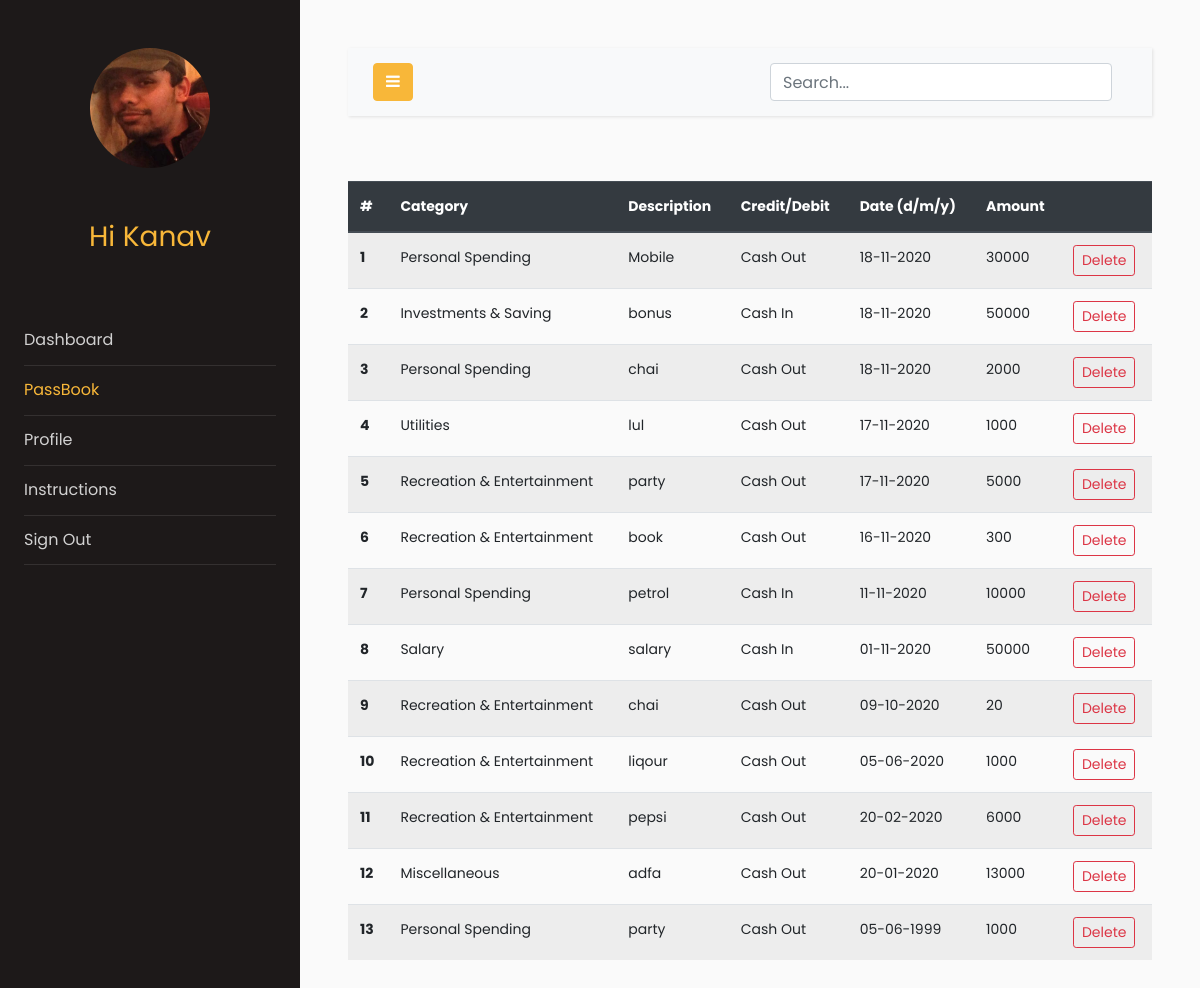
The page /passbook (signed in) on the database its author committed.
### models.py (models this page shows, shortened)
class Users(db.Model, UserMixin):
    __tablename__ = "users"
    id = db.Column(db.Integer, primary_key=True)
    email = db.Column(db.String(64), unique=True, index=True)
    name = db.Column(db.String(64))
    pasword_hash = db.Column(db.String(128))
    income = db.Column(db.Integer)
    budget = db.Column(db.Integer, default=0)
    profile_image = db.Column(
        db.String(128), nullable=False, default="default_profile.jpeg"
    )
    trans = db.relationship("Transactions", backref="User", lazy="dynamic")

class Transactions(db.Model):
    __searchable__ = ["description", "cat", "amount", "date"]
    users = db.relationship(Users)
    id = db.Column(db.Integer, primary_key=True)
    cashFlow = db.Column(db.Integer)
    amount = db.Column(db.Integer)
    description = db.Column(db.String(64))
    cat = db.Column(db.String(64))
    date = db.Column(db.DateTime)
    userId = db.Column(db.Integer, db.ForeignKey("users.id"), nullable=False)

### app.py (the view)
@app.route("/passbook", methods=["GET", "POST"])
@login_required
def passbook():
    uid = current_user.id
    trans_data = Transactions.query.filter_by(userId=uid).order_by(
        Transactions.date.desc()
    )
    return render_template("passbook.html", trans_data=trans_data)

### models.py (called while the page is built)
@login_manager.user_loader
def load_user(user_id):
    return Users.query.get(user_id)

### templates/passbook.html (shortened to what this page needs)
<!doctype html>
<html lang="en">
<head>
    <link rel="stylesheet" href="https://stackpath.bootstrapcdn.com/font-awesome/4.7.0/css/font-awesome.min.css">
<link rel="stylesheet" href="{{ url_for('static', filename='css1/style.css') }}">
</head>
<body>
    <div class="wrapper d-flex align-items-stretch">
        <nav id="sidebar">
            <div class="p-4 pt-5">
                <a href="#" class="img logo rounded-circle mb-5" style="background-image: url({{url_for('static',filename='profile_pics/'+current_user.profile_image)}})"></a>
                <h3 style="color: #f8b739; font-family: Poppins, Arial, sans-serif; text-align: center;">Hi {{current_user.name}}</h3>
                <br>
                <br>
                <ul class="list-unstyled components mb-5">
                    <li>
                        <a href="{{url_for('dashboard')}}">Dashboard</a>
                    </li>
                    <li class="active">
                        <a href="{{url_for('passbook')}}">PassBook</a>
                    </li>
                    <li>
                        <a href="{{url_for('profile')}}">Profile</a>
                    </li>
                    <li>
                        <a href="{{url_for('instructions')}}">Instructions</a>
                    </li>
                    <li>
                        <a href="{{url_for('logout')}}">Sign Out</a>
                    </li>
                </ul>
            </div>
        </nav>
        <div id="content" class="p-4 p-md-5">
            <nav class="navbar navbar-expand-lg navbar-light bg-light">
                <div class="container-fluid">
                    <button type="button" id="sidebarCollapse" class="btn btn-primary">
                        <i class="fa fa-bars"></i>
                    </button>
                    <form action="search" , method="GET">
                        <div class="container h-50">
                            <div class="d-flex justify-content-center h-100">
                                <input type="search" class="form-control ds-input" id="search-input" name="query" placeholder="Search..." aria-label="Search for..."
                                    autocomplete="off" data-docs-version="4.5" spellcheck="false" role="combobox" aria-autocomplete="list"
                                    aria-expanded="false" aria-owns="algolia-autocomplete-listbox-0" dir="auto"
                                    style="position: relative; vertical-align: top;">
                            </div>
                        </div>
                    </form>
                </div>
            </nav>
            <br>
            <table class="table table-striped">
                <thead class="thead-dark">
                    <tr>
                        <th scope="col">#</th>
                        <th scope="col">Category</th>
                        <th scope="col">Description</th>
                        <th scope="col">Credit/Debit</th>
                        <th scope="col">Date (d/m/y)</th>
                        <th scope="col">Amount</th>
                        <th scope="col"></th>
                    </tr>
                </thead>
                <tbody>
                    {%for r in trans_data%}
                    <tr>
                        <th scope="row">{{loop.index0 + 1}}</th>
                        <td>{{r.cat}}</td>
                        <td>{{r.description}}</td>
                        {%if r.cashFlow == 1 %}
                        <td>Cash In</td>
                        {%else%}
                        <td>Cash Out</td>
                        {%endif%}
                        <td>{{r.date.strftime('%d-%m-%Y')}}</td>
                        <td>{{r.amount}}</td>
                        <td><button type="button" class="btn btn-outline-danger btn-sm" data-toggle="modal" data-target="#del{{r.id}}">
                            Delete
                        </button></td>
                    </tr>
                    {%endfor%}
                </tbody>
            </table>
        </div>
    </div>
</body>
</html>

### rows shown on the page
Users: profile_image (picture), name "Kanav"
Transactions: cat "Personal Spending", description "Mobile", cashFlow "Cash Out", date "18-11-2020", amount "30000"
Transactions: cat "Investments & Saving", description "bonus", cashFlow "Cash In", date "18-11-2020", amount "50000"
Transactions: cat "Personal Spending", description "chai", cashFlow "Cash Out", date "18-11-2020", amount "2000"
Transactions: cat "Utilities", description "lul", cashFlow "Cash Out", date "17-11-2020", amount "1000"
Transactions: cat "Recreation & Entertainment", description "party", cashFlow "Cash Out", date "17-11-2020", amount "5000"
Transactions: cat "Recreation & Entertainment", description "book", cashFlow "Cash Out", date "16-11-2020", amount "300"
Transactions: cat "Personal Spending", description "petrol", cashFlow "Cash In", date "11-11-2020", amount "10000"
Transactions: cat "Salary", description "salary", cashFlow "Cash In", date "01-11-2020", amount "50000"
Transactions: cat "Recreation & Entertainment", description "chai", cashFlow "Cash Out", date "09-10-2020", amount "20"
Transactions: cat "Recreation & Entertainment", description "liqour", cashFlow "Cash Out", date "05-06-2020", amount "1000"
Transactions: cat "Recreation & Entertainment", description "pepsi", cashFlow "Cash Out", date "20-02-2020", amount "6000"
Transactions: cat "Miscellaneous", description "adfa", cashFlow "Cash Out", date "20-01-2020", amount "13000"
Transactions: cat "Personal Spending", description "party", cashFlow "Cash Out", date "05-06-1999", amount "1000"
